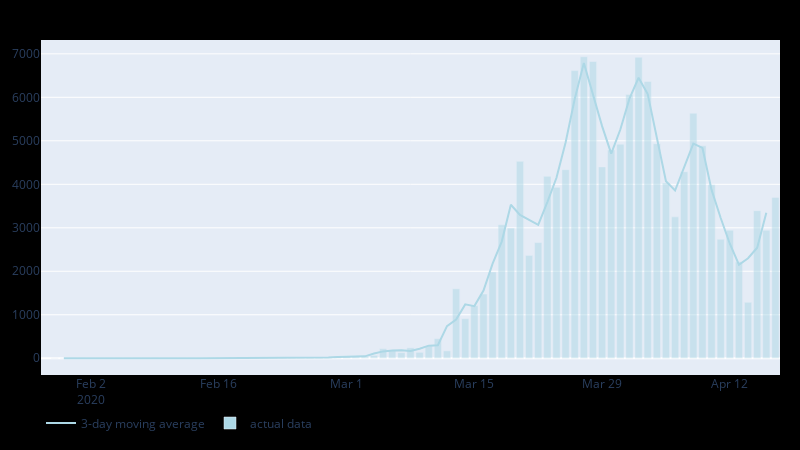

The cell this chart's notebook holds for it:
### Code cell
import plotly.graph_objects as go
import numpy as np

scatter_trace = go.Scatter(
    name='3-day moving average',
    x=parser.country.index, 
    y=parser.country['confirmed_delta_moving_avg'], 
    marker_color='lightblue',
    hoverinfo='skip'
)

bar_trace = go.Bar(
    name='actual data',
    x=parser.country.index, 
    y=parser.country['confirmed_delta'], 
    hoverinfo='y',
    marker=dict(
        color='lightblue',
        opacity=0.5,
    )
)

traces = [scatter_trace, bar_trace]

layout = go.Layout(
    width=800,
    height=450,
    legend_orientation='h',
    paper_bgcolor='rgba(0, 0, 0, 1)',
    margin=dict(t=40,l=20,r=20,b=20)
)

fig = go.Figure(data=traces, layout=layout)
fig.show()
